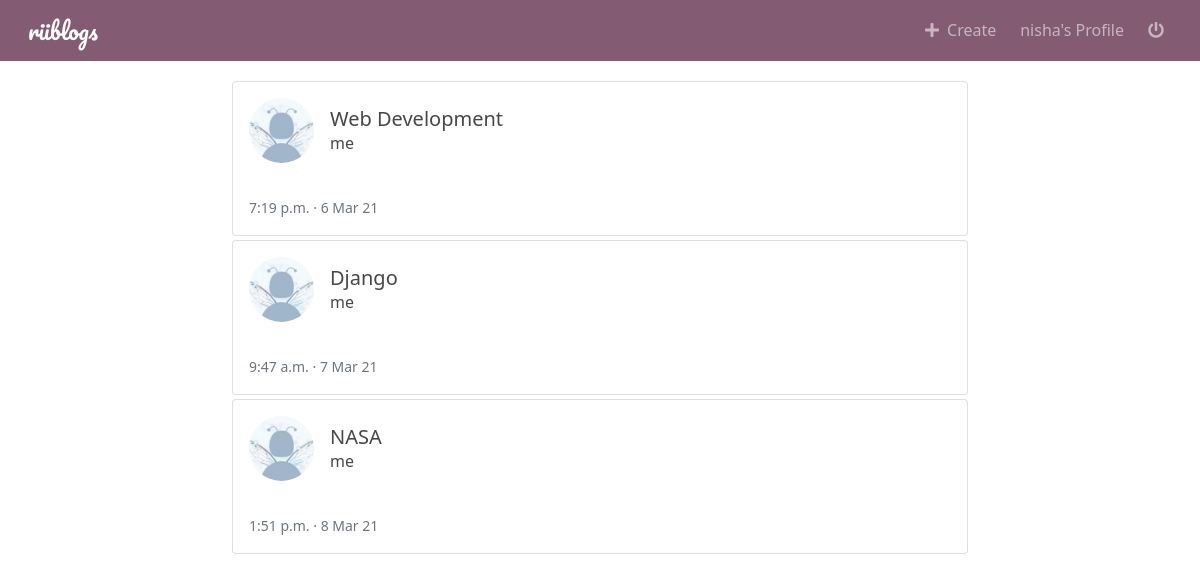
Page /user/me/ (signed in) on the committed database.
### blog/models.py (models this page shows, shortened)
class Post(models.Model):
    author = models.ForeignKey(User, on_delete=models.CASCADE)
    title = models.CharField(max_length=100)
    content = models.TextField()
    created = models.DateTimeField(default=timezone.now)

### user/models.py (models this page shows, shortened)
class Profile(models.Model):
    user = models.OneToOneField(User, on_delete=models.CASCADE)
    image = models.ImageField(upload_to='profile_pictures/', default='profile_pictures/default.jpg')

### blog/views.py (the view)
# urls.py: path('user/<str:username>/', UserPostList.as_view(), name='user_posts'),
class UserPostList(ListView):
    model = Post
    template_name = 'blog/user_posts.html'
    context_object_name = 'posts'
    def get_queryset(self):
        user = get_object_or_404(User, username=self.kwargs.get('username'))
        return Post.objects.filter(author=user)

### blog/templatetags/markdownify.py (called while the page is built)
@register.filter
def markdown(value):
    renderer = HighlightRenderer()
    markdown = mistune.Markdown(renderer=renderer)
    return markdown(value)

### blog/templates/blog/user_posts.html (shortened to what this page needs)
{% extends "blog/base.html" %}
{% load markdownify %}
{% block content %}
    {% for post in posts %}
        <div class="card p-3 mb-1 custom-card">
            <div class="d-flex align-items-center">
                <div class="image">
                    <img src="{{ post.author.profile.image.url }}" class="rounded-circle border-light" height="65"
                         width="65" alt="author-image">
                </div>
                <div class="ml-3 w-100 ms-3">
                    <h5 class="mb-0 mt-0">
                        <a href="{% url 'blog:detail' post.id %}" class="post-link">{{ post.title }}</a>
                    </h5>
                    <span><a href="" class="post-link">{{ post.author }}</a></span>
                </div>
            </div>
            <div class="mt-3">
                <small class="text-muted">
                    {{ post.created|date:'g:i a' }} &#183;
                    {{ post.created|date:'j M y' }}
                </small>
            </div>
        </div>
    {% endfor %}
{% endblock %}

### blog/templates/blog/base.html (shortened to what this page needs)
<!DOCTYPE html>
{% load static %}
<html lang="en">
<head>
    <link href="https://cdn.jsdelivr.net/npm/bootstrap@5.0.0-beta2/dist/css/bootstrap.min.css" rel="stylesheet"
>
    <link rel="stylesheet" href="https://cdnjs.cloudflare.com/ajax/libs/font-awesome/5.15.2/css/all.min.css"
/>
    <link rel="stylesheet" href="{% static 'blog/main.css' %}">
    <link rel="stylesheet" href="{% static 'blog/zenburn.css' %}">
</head>
<body>
<header>
    <nav class="navbar fixed-top navbar-expand-lg navbar-dark" style="background-color: #835b73;">
        <div class="container-fluid">
            <a class="navbar-brand ms-3 me-5" href="{% url 'blog:home' %}">riiblogs</a>
            <div class="collapse navbar-collapse" id="navbarSupportedContent">
                <ul class="navbar-nav ms-auto mb-2 mb-lg-0">
                    {% if user.is_authenticated %}
                        <li class="nav-item me-2">
                            <a class="nav-link {% block create %}{% endblock %}" href="{% url 'blog:create' %}"><i
                                    class="fas fa-plus me-2"></i>Create</a>
                        </li>
                        <li class="nav-item me-2">
                            <a class="nav-link {% block profile %}{% endblock %}" href="{% url 'profile' %}">
                                {{ user.username }}'s Profile
                            </a>
                        </li>
                        <li class="nav-item me-3">
                            <a class="nav-link" href="{% url 'logout' %}"><i class="fas fa-power-off"></i></a>
                        </li>
                    {% endif %}
                </ul>
            </div>
        </div>
    </nav>
</header>
<main class="container pt-3 mb-5">
    <div class="row">
        <section class="col-lg-8 offset-lg-2" id="main-section">
            {% block content %}{% endblock %}
        </section>
    </div>
</main>
</body>
</html>

### blog/static/blog/main.css (style rules this page uses)
.navbar-brand { font-family: 'Pacifico', cursive; font-size: 23px; }
.post-link { color: rgb(71, 71, 71); text-decoration: none; }
#main-section { margin-bottom: 50px; }
main.container { margin-top: 65px; }

### rows in the picture
Post: author.profile.image (picture), title "Web Development", author "me", created "7:19 p.m.", created "6 Mar 21"
Post: author.profile.image (picture), title "Django", author "me", created "9:47 a.m.", created "7 Mar 21"
Post: author.profile.image (picture), title "NASA", author "me", created "1:51 p.m.", created "8 Mar 21"

### other values in the picture
{{ user.username }} "nisha"
